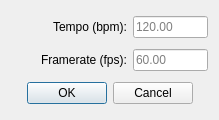
<?xml version="1.0" encoding="UTF-8"?>
<ui version="4.0">
 <class>ExportDialog</class>
 <widget class="QDialog" name="ExportDialog">
  <property name="geometry">
   <rect>
    <x>0</x>
    <y>0</y>
    <width>219</width>
    <height>120</height>
   </rect>
  </property>
  <property name="windowTitle">
   <string>Dialog</string>
  </property>
  <layout class="QVBoxLayout" name="verticalLayout">
   <property name="spacing">
    <number>-1</number>
   </property>
   <item>
    <layout class="QHBoxLayout" name="horizontalLayout">
     <item>
      <spacer name="horizontalSpacer">
       <property name="orientation">
        <enum>Qt::Horizontal</enum>
       </property>
       <property name="sizeHint" stdset="0">
        <size>
         <width>40</width>
         <height>20</height>
        </size>
       </property>
      </spacer>
     </item>
     <item>
      <widget class="QLabel" name="label">
       <property name="minimumSize">
        <size>
         <width>0</width>
         <height>0</height>
        </size>
       </property>
       <property name="text">
        <string>Tempo (bpm):</string>
       </property>
      </widget>
     </item>
     <item>
      <widget class="QLineEdit" name="bmpInput">
       <property name="sizePolicy">
        <sizepolicy hsizetype="Minimum" vsizetype="Fixed">
         <horstretch>0</horstretch>
         <verstretch>0</verstretch>
        </sizepolicy>
       </property>
       <property name="minimumSize">
        <size>
         <width>0</width>
         <height>0</height>
        </size>
       </property>
       <property name="maximumSize">
        <size>
         <width>75</width>
         <height>16777215</height>
        </size>
       </property>
       <property name="inputMask">
        <string/>
       </property>
       <property name="text">
        <string/>
       </property>
       <property name="cursorPosition">
        <number>0</number>
       </property>
       <property name="alignment">
        <set>Qt::AlignLeading|Qt::AlignLeft|Qt::AlignVCenter</set>
       </property>
       <property name="placeholderText">
        <string>120.00</string>
       </property>
      </widget>
     </item>
    </layout>
   </item>
   <item>
    <layout class="QHBoxLayout" name="horizontalLayout_2">
     <property name="topMargin">
      <number>0</number>
     </property>
     <item>
      <spacer name="horizontalSpacer_2">
       <property name="orientation">
        <enum>Qt::Horizontal</enum>
       </property>
       <property name="sizeHint" stdset="0">
        <size>
         <width>40</width>
         <height>20</height>
        </size>
       </property>
      </spacer>
     </item>
     <item>
      <widget class="QLabel" name="label_2">
       <property name="text">
        <string>Framerate (fps):</string>
       </property>
      </widget>
     </item>
     <item>
      <widget class="QLineEdit" name="fpsInput">
       <property name="sizePolicy">
        <sizepolicy hsizetype="Minimum" vsizetype="Fixed">
         <horstretch>0</horstretch>
         <verstretch>0</verstretch>
        </sizepolicy>
       </property>
       <property name="maximumSize">
        <size>
         <width>75</width>
         <height>16777215</height>
        </size>
       </property>
       <property name="inputMask">
        <string/>
       </property>
       <property name="text">
        <string/>
       </property>
       <property name="alignment">
        <set>Qt::AlignLeading|Qt::AlignLeft|Qt::AlignVCenter</set>
       </property>
       <property name="placeholderText">
        <string>60.00</string>
       </property>
      </widget>
     </item>
    </layout>
   </item>
   <item>
    <widget class="QDialogButtonBox" name="buttonBox">
     <property name="orientation">
      <enum>Qt::Horizontal</enum>
     </property>
     <property name="standardButtons">
      <set>QDialogButtonBox::Cancel|QDialogButtonBox::Ok</set>
     </property>
     <property name="centerButtons">
      <bool>true</bool>
     </property>
    </widget>
   </item>
  </layout>
 </widget>
 <resources/>
 <connections>
  <connection>
   <sender>buttonBox</sender>
   <signal>accepted()</signal>
   <receiver>ExportDialog</receiver>
   <slot>accept()</slot>
   <hints>
    <hint type="sourcelabel">
     <x>248</x>
     <y>254</y>
    </hint>
    <hint type="destinationlabel">
     <x>157</x>
     <y>274</y>
    </hint>
   </hints>
  </connection>
  <connection>
   <sender>buttonBox</sender>
   <signal>rejected()</signal>
   <receiver>ExportDialog</receiver>
   <slot>reject()</slot>
   <hints>
    <hint type="sourcelabel">
     <x>316</x>
     <y>260</y>
    </hint>
    <hint type="destinationlabel">
     <x>286</x>
     <y>274</y>
    </hint>
   </hints>
  </connection>
 </connections>
</ui>
